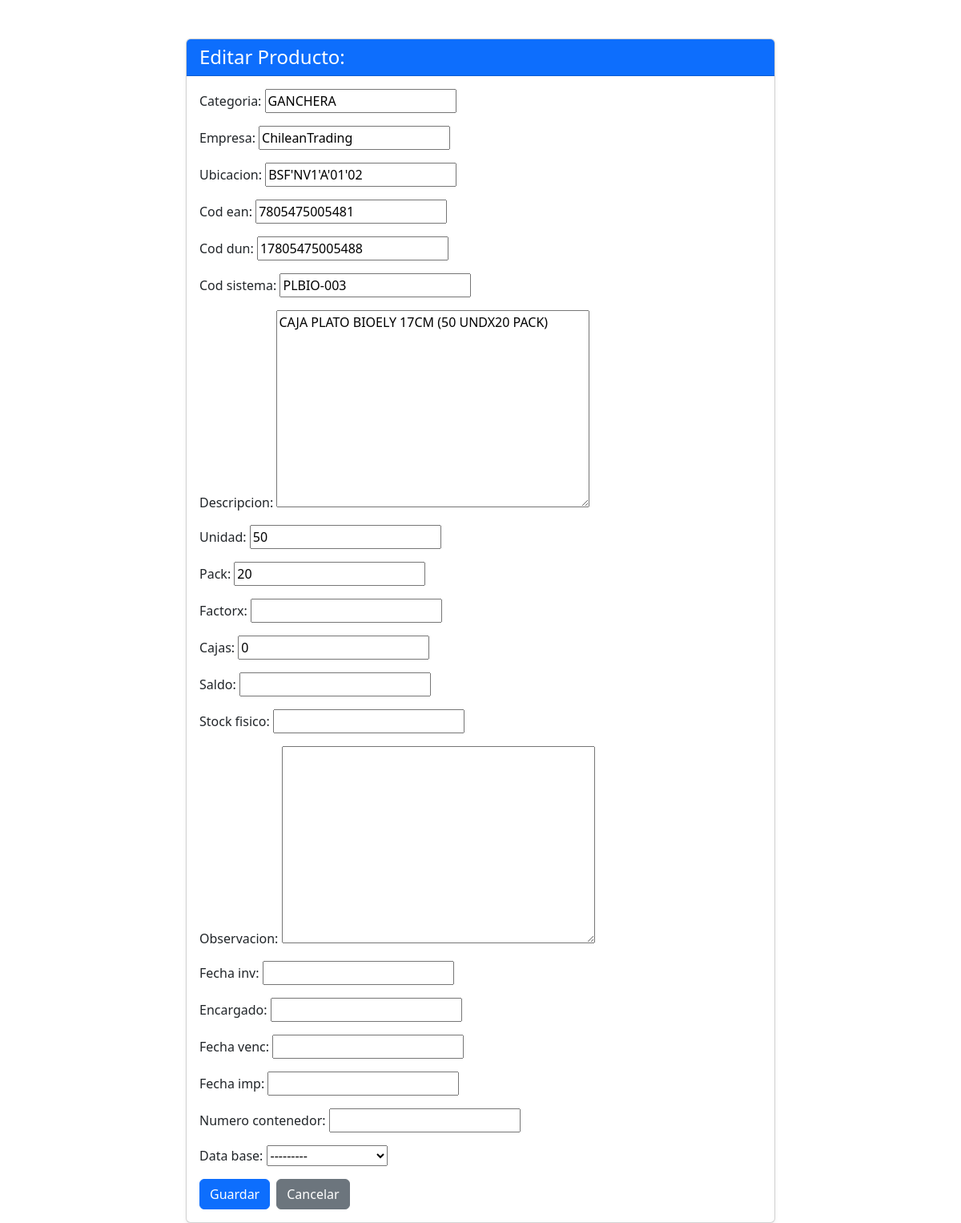
/productos/editar/17633/, run on an earlier commit of the app's database.
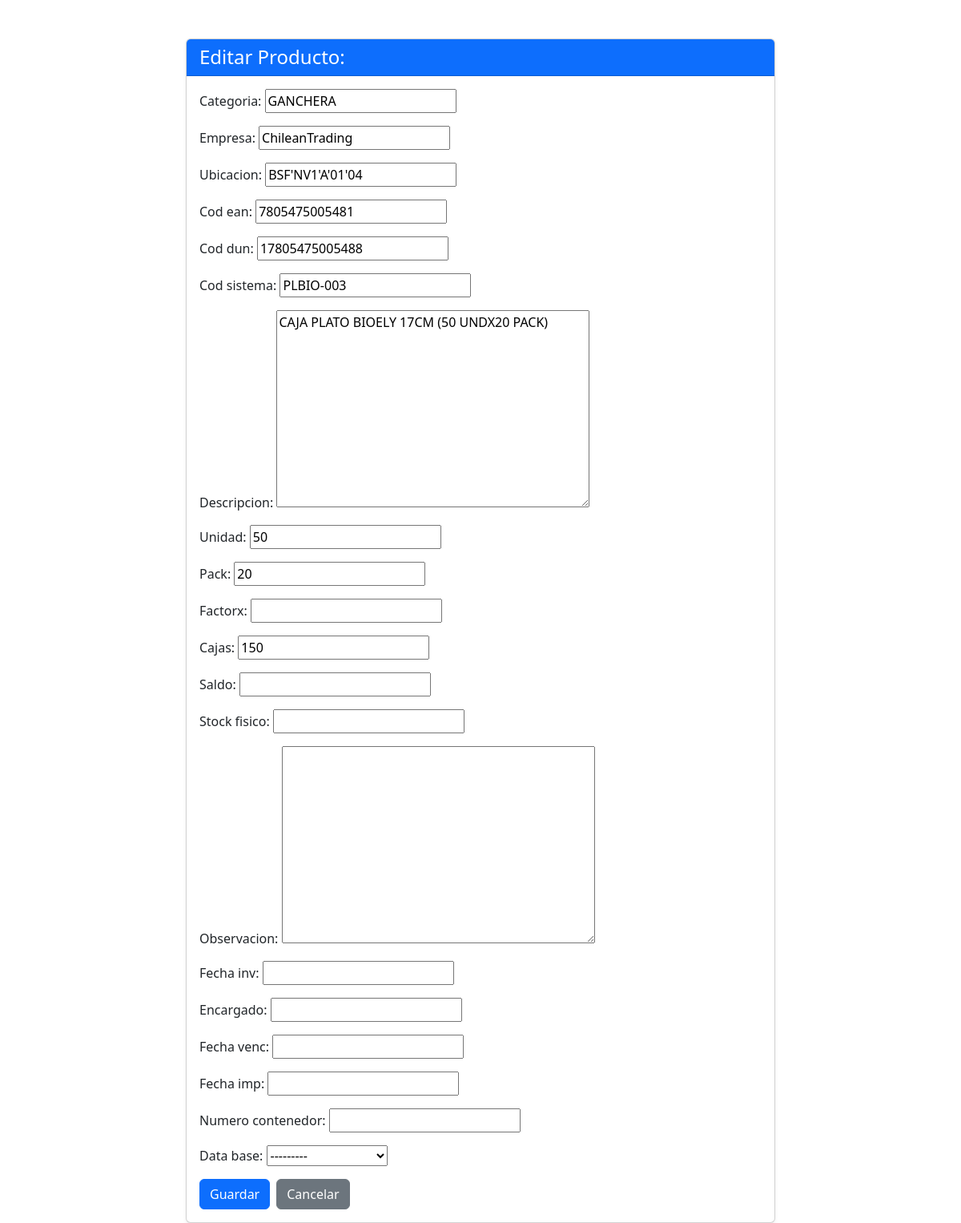
And on a later commit of the database.
### productos/models.py (models this page shows, shortened)
class Producto(models.Model):
    categoria = models.CharField(max_length=100, blank=True, null=True)
    empresa = models.CharField(max_length=100, blank=True, null=True)
    ubicacion = models.CharField(max_length=100, blank=True, null=True)
    cod_ean = models.CharField(max_length=50, blank=True, null=True)
    cod_dun = models.CharField(max_length=50, blank=True, null=True)
    cod_sistema = models.CharField(max_length=50, blank=True, null=True)
    descripcion = models.TextField(max_length=350, blank=True, null=True)
    unidad = models.CharField(max_length=20, blank=True, null=True)
    pack = models.IntegerField(blank=True, null=True)
    factorx = models.FloatField(blank=True, null=True)
    cajas = models.IntegerField(blank=True, null=True)
    saldo = models.IntegerField(blank=True, null=True)
    stock_fisico = models.IntegerField(blank=True, null=True)
    observacion = models.TextField(max_length=350, blank=True, null=True)
    fecha_inv = models.DateField(default=datetime.date.today, blank=True, null=True)
    encargado = models.CharField(max_length=100, blank=True, null=True)
    fecha_venc = models.DateField(blank=True, null=True)
    fecha_imp = models.DateField(default=datetime.date.today, blank=True, null=True)
    numero_contenedor = models.CharField(max_length=100, blank=True, null=True)
    Data_base = models.ForeignKey(Categoria, on_delete=models.CASCADE,blank=True, null=True)

class Categoria(models.Model):
    categoria = models.CharField(max_length=100)
    def __str__(self):
        return self.categoria

### productos/views.py (the view)
# urls.py: path('editar/<int:id>/', views.editar_producto, name='editar_producto'),
def editar_producto(request, id):
    producto = Producto.objects.get(id=id)
    if request.method == 'POST':
        form = ProductoForm(request.POST, instance=producto)
        if form.is_valid():
            form.save()
            registrar_movimiento(
                usuario=request.user,
                accion='MODIFICAR',
                descripcion=f"Editó el producto: {producto.descripcion} (ID {producto.id})",
                ip=request.META.get('REMOTE_ADDR')
            )
            return redirect('productos:index')
    else:
        form = ProductoForm(instance=producto)
    return render(request, 'editar.html', {'form': form})

### productos/forms.py
class ProductoForm(ModelForm):
    class Meta:
        model = models.Producto
        fields ='__all__' #Incluye todos los campos del modelo

### productos/templates/editar.html (shortened to what this page needs)
<!DOCTYPE html>
<html lang="es">
<head>
    <link href="https://cdn.jsdelivr.net/npm/bootstrap@5.3.3/dist/css/bootstrap.min.css" rel="stylesheet"
>
</head>
<body>
    <div class="container mt-5">
        <div class="row justify-content-center">
            <div class="col-md-8">
                <div class="card shadow-sm">
                    <div class="card-header bg-primary text-white">
                        <h1 class="h4 mb-0">Editar Producto: {{ producto.nombre }}</h1>
                    </div>
                    <div class="card-body">
                        <form method="post" id="editar-producto-form">
                            <div class="mb-3">
                                {{ form.as_p }}
                            </div>
                            <div class="d-flex gap-2">
                                <button type="submit" class="btn btn-primary">Guardar</button>
                                <a href="{% url 'productos:index' %}" class="btn btn-secondary">Cancelar</a>
                            </div>
                        </form>
                    </div>
                </div>
            </div>
        </div>
    </div>
</body>
</html>

What changed in the data, as far as the page shows it:
changed Producto "ChileanTrading": ubicacion "BSF'NV1'A'01'02" → "BSF'NV1'A'01'04"; cajas "0" → "150"
